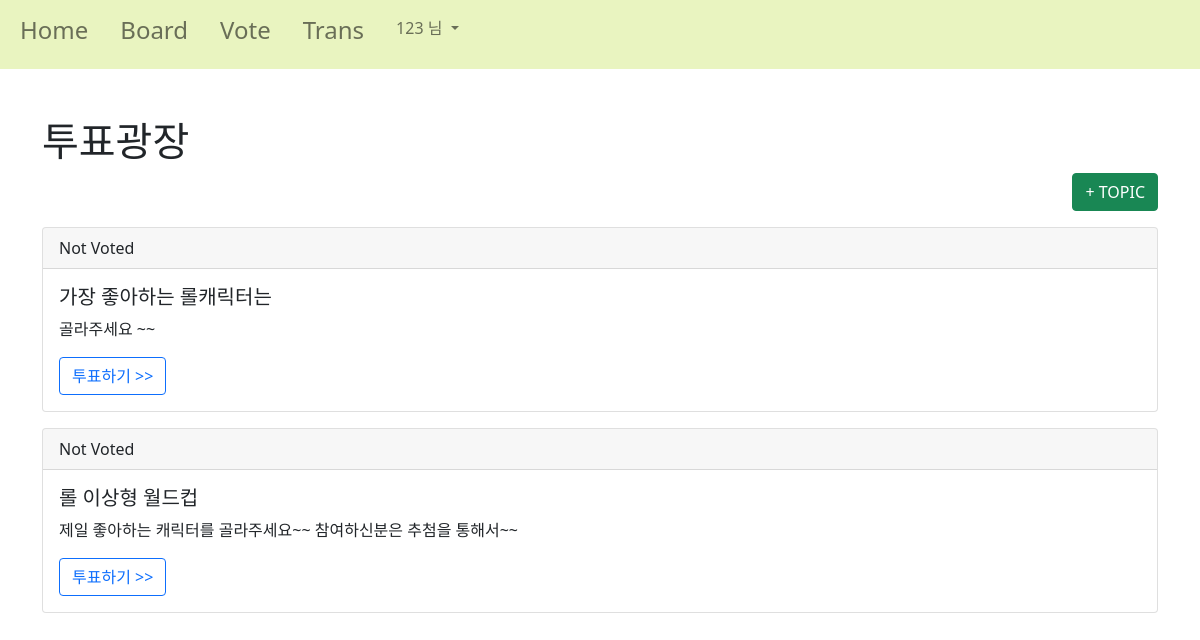
The app's page /vote/ (signed in) with its own data.
### acc/models.py (models this page shows)
class User(AbstractUser):
    nickname = models.CharField(max_length=100)
    age = models.IntegerField(default=0)
    comment = models.TextField(blank=True)
    point = models.IntegerField(default=0)
    pic = models.ImageField(upload_to="usr/%y/%m")

### vote/models.py (models this page shows)
class Topic(models.Model):
    title = models.CharField(max_length=100)
    writer = models.CharField(max_length=100)
    writer_pic = models.ImageField()
    comment = models.TextField()
    voter = models.ManyToManyField(User, blank=True)

### vote/views.py (the view)
# urls.py: path('', views.index, name="index"),
def index(request):
    t = Topic.objects.all()
    context = {
        'con' : t
    }
    return render(request, "vote/index.html", context)

### template/vote/index.html
{% extends 'base.html' %}
{% block content %}
<div class="container mt-5 mb-5">
    <h1>투표광장</h1>
    <div class="text-end">
        <a href="{% url 'vote:create' %}"><button class="btn btn-success"> + TOPIC </button></a>
    </div>
    {% for i in con %}
    <div class="card mt-3 mb-3">
        {% if user in i.voter.all %}
            <div class="card-header" style="background-color: rgba(0, 255, 255, 0.245);">
                √ Voted
            </div>
        {% else %}
            <div class="card-header">
                Not Voted
            </div>
        {% endif %}
        <div class="card-body">
            <h5 class="card-title">{{i.title}}</h5>
            <p class="card-text">{{i.comment}}</p>
            <a href="{% url 'vote:detail' i.id %}" class="btn btn-outline-primary">
                {% if user in i.voter.all %}
                    결과보기 >>
                {% else %}
                    투표하기 >>
                {% endif %}
            </a>
        </div>
    </div>
    {% endfor %}
</div>
{% endblock %}

### template/base.html (shortened to what this page needs)
<!doctype html>
<html lang="en">
    <head>
        <link href="https://cdn.jsdelivr.net/npm/bootstrap@5.1.1/dist/css/bootstrap.min.css" rel="stylesheet">
    </head>
    <body>
        {% if request.user.is_authenticated %}
            <nav class="navbar navbar-expand-lg navbar-light" style="background-color: #add61945;">
                <div class="container-fluid">
                <div class="" id="navbarSupportedContent">
                    <ul class="navbar-nav me-5 mb-2 mb-lg-0">
                    <li class="nav-item me-3">
                        <a class="nav-link" aria-current="page" href="{% url 'acc:index' %}"><h4>Home</h4></a>
                    </li>
                    <li class="nav-item me-3">
                        <a class="nav-link" aria-current="page" href="{% url 'board:index' %}"><h4>Board</h4></a>
                    </li>
                    <li class="nav-item me-3">
                        <a class="nav-link" aria-current="page" href="{% url 'vote:index' %}"><h4>Vote</h4></a>
                    </li>
                    <li class="nav-item me-3">
                        <a class="nav-link" aria-current="page" href="{% url 'trans:index' %}"><h4>Trans</h4></a>
                    </li>
                    <li class="nav-item dropdown">
                        <a class="nav-link dropdown-toggle" href="#" id="navbarDropdown" role="button" data-bs-toggle="dropdown" aria-expanded="false">
                            {{ user.username }} 님
                        </a>
                    </li>
                </div>
                </div>
            </nav>
        {% endif %}
        {% block content %}{% endblock %}
    </body>
</html>

### records on screen
User: username "123"
Topic: shows "Not Voted", title "가장 좋아하는 롤캐릭터는", comment "골라주세요 ~~", shows "투표하기 >>"
Topic: shows "Not Voted", title "롤 이상형 월드컵", comment "제일 좋아하는 캐릭터를 골라주세요~~ 참여하신분은 추첨을 통해서~~", shows "투표하기 >>"
